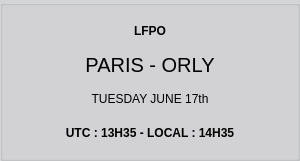
  <widget class="QGroupBox" name="groupBox_DepIcao">
   <property name="geometry">
    <rect>
     <x>30</x>
     <y>640</y>
     <width>300</width>
     <height>161</height>
    </rect>
   </property>
   <property name="palette">
    <palette>
     <active>
      <colorrole role="Button">
       <brush brushstyle="SolidPattern">
        <color alpha="255">
         <red>212</red>
         <green>213</green>
         <blue>215</blue>
        </color>
       </brush>
      </colorrole>
      <colorrole role="Light">
       <brush brushstyle="SolidPattern">
        <color alpha="255">
         <red>255</red>
         <green>255</green>
         <blue>255</blue>
        </color>
       </brush>
      </colorrole>
      <colorrole role="Base">
       <brush brushstyle="SolidPattern">
        <color alpha="255">
         <red>212</red>
         <green>213</green>
         <blue>215</blue>
        </color>
       </brush>
      </colorrole>
      <colorrole role="Window">
       <brush brushstyle="SolidPattern">
        <color alpha="255">
         <red>212</red>
         <green>213</green>
         <blue>215</blue>
        </color>
       </brush>
      </colorrole>
     </active>
     <inactive>
      <colorrole role="Button">
       <brush brushstyle="SolidPattern">
        <color alpha="255">
         <red>212</red>
         <green>213</green>
         <blue>215</blue>
        </color>
       </brush>
      </colorrole>
      <colorrole role="Light">
       <brush brushstyle="SolidPattern">
        <color alpha="255">
         <red>255</red>
         <green>255</green>
         <blue>255</blue>
        </color>
       </brush>
      </colorrole>
      <colorrole role="Base">
       <brush brushstyle="SolidPattern">
        <color alpha="255">
         <red>212</red>
         <green>213</green>
         <blue>215</blue>
        </color>
       </brush>
      </colorrole>
      <colorrole role="Window">
       <brush brushstyle="SolidPattern">
        <color alpha="255">
         <red>212</red>
         <green>213</green>
         <blue>215</blue>
        </color>
       </brush>
      </colorrole>
     </inactive>
     <disabled>
      <colorrole role="Button">
       <brush brushstyle="SolidPattern">
        <color alpha="255">
         <red>212</red>
         <green>213</green>
         <blue>215</blue>
        </color>
       </brush>
      </colorrole>
      <colorrole role="Light">
       <brush brushstyle="SolidPattern">
        <color alpha="255">
         <red>255</red>
         <green>255</green>
         <blue>255</blue>
        </color>
       </brush>
      </colorrole>
      <colorrole role="Base">
       <brush brushstyle="SolidPattern">
        <color alpha="255">
         <red>212</red>
         <green>213</green>
         <blue>215</blue>
        </color>
       </brush>
      </colorrole>
      <colorrole role="Window">
       <brush brushstyle="SolidPattern">
        <color alpha="255">
         <red>212</red>
         <green>213</green>
         <blue>215</blue>
        </color>
       </brush>
      </colorrole>
     </disabled>
    </palette>
   </property>
   <property name="autoFillBackground">
    <bool>false</bool>
   </property>
   <property name="title">
    <string/>
   </property>
   <property name="flat">
    <bool>true</bool>
   </property>
   <layout class="QVBoxLayout" name="verticalLayout">
    <item>
     <widget class="QLabel" name="labelDepIcaoValue">
      <property name="font">
       <font>
        <weight>75</weight>
        <bold>true</bold>
       </font>
      </property>
      <property name="layoutDirection">
       <enum>Qt::LeftToRight</enum>
      </property>
      <property name="styleSheet">
       <string notr="true"/>
      </property>
      <property name="text">
       <string>LFPO</string>
      </property>
      <property name="alignment">
       <set>Qt::AlignCenter</set>
      </property>
     </widget>
    </item>
    <item>
     <widget class="QLabel" name="labelDepAirportNameValue">
      <property name="font">
       <font>
        <pointsize>15</pointsize>
       </font>
      </property>
      <property name="text">
       <string>PARIS - ORLY</string>
      </property>
      <property name="alignment">
       <set>Qt::AlignCenter</set>
      </property>
     </widget>
    </item>
    <item>
     <widget class="QLabel" name="labelDepDateValue">
      <property name="layoutDirection">
       <enum>Qt::LeftToRight</enum>
      </property>
      <property name="text">
       <string>TUESDAY JUNE 17th</string>
      </property>
      <property name="alignment">
       <set>Qt::AlignCenter</set>
      </property>
     </widget>
    </item>
    <item>
     <widget class="QLabel" name="labelDepMainTimeValue">
      <property name="font">
       <font>
        <weight>75</weight>
        <bold>true</bold>
       </font>
      </property>
      <property name="text">
       <string>UTC : 13H35 - LOCAL : 14H35</string>
      </property>
      <property name="alignment">
       <set>Qt::AlignCenter</set>
      </property>
      <property name="class" stdset="0">
       <string>timeblock</string>
      </property>
     </widget>
    </item>
   </layout>
  </widget>
